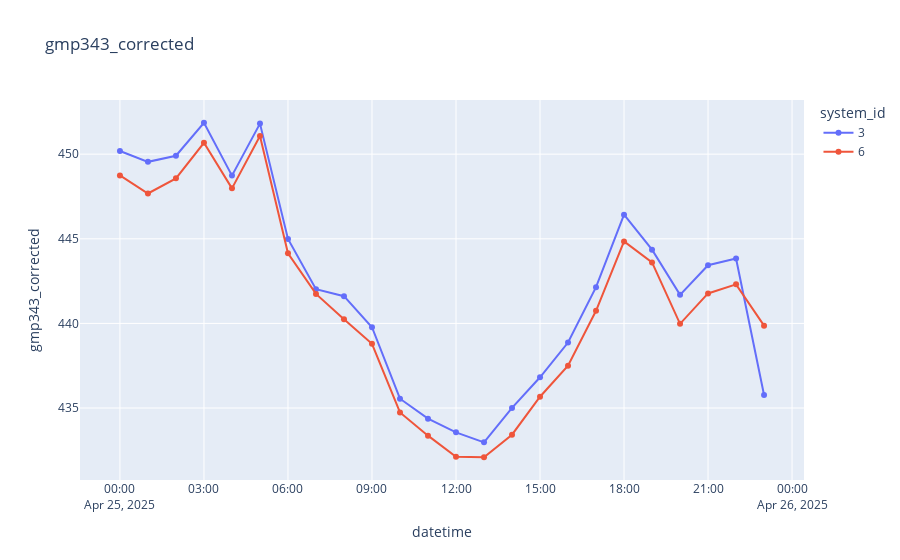

Here is the notebook cell this chart was saved with:
### Code cell
plot_sensor_measurement(df,ids,col_name="gmp343_corrected")

### Figure 1 — Plotly figure (JSON) as saved in the notebook; plotly's stock layout.template omitted (floating-point values rounded to 4 significant figures)
{"data": [{"hovertemplate": "system_id=3<br>datetime=%{x}<br>gmp343_corrected=%{y}<extra></extra>", "legendgroup": "3", "line": {"color": "#636efa", "dash": "solid"}, "marker": {"symbol": "circle"}, "mode": "lines+markers", "name": "3", "orientation": "v", "showlegend": true, "type": "scatter", "x": ["2025-04-25T00:00:00", "2025-04-25T01:00:00", "2025-04-25T02:00:00", "2025-04-25T03:00:00", "2025-04-25T04:00:00", "2025-04-25T05:00:00", "2025-04-25T06:00:00", "2025-04-25T07:00:00", "2025-04-25T08:00:00", "2025-04-25T09:00:00", "2025-04-25T10:00:00", "2025-04-25T11:00:00", "2025-04-25T12:00:00", "2025-04-25T13:00:00", "2025-04-25T14:00:00", "2025-04-25T15:00:00", "2025-04-25T16:00:00", "2025-04-25T17:00:00", "2025-04-25T18:00:00", "2025-04-25T19:00:00", "2025-04-25T20:00:00", "2025-04-25T21:00:00", "2025-04-25T22:00:00", "2025-04-25T23:00:00"], "xaxis": "x", "y": [450.2, 449.5, 449.9, 451.9, 448.7, 451.8, 445.0, 442.0, 441.6, 439.8, 435.6, 434.4, 433.6, 433.0, 435.0, 436.8, 438.9, 442.1, 446.4, 444.4, 441.7, 443.4, 443.8, 435.8], "yaxis": "y"}, {"hovertemplate": "system_id=6<br>datetime=%{x}<br>gmp343_corrected=%{y}<extra></extra>", "legendgroup": "6", "line": {"color": "#EF553B", "dash": "solid"}, "marker": {"symbol": "circle"}, "mode": "lines+markers", "name": "6", "orientation": "v", "showlegend": true, "type": "scatter", "x": ["2025-04-25T00:00:00", "2025-04-25T01:00:00", "2025-04-25T02:00:00", "2025-04-25T03:00:00", "2025-04-25T04:00:00", "2025-04-25T05:00:00", "2025-04-25T06:00:00", "2025-04-25T07:00:00", "2025-04-25T08:00:00", "2025-04-25T09:00:00", "2025-04-25T10:00:00", "2025-04-25T11:00:00", "2025-04-25T12:00:00", "2025-04-25T13:00:00", "2025-04-25T14:00:00", "2025-04-25T15:00:00", "2025-04-25T16:00:00", "2025-04-25T17:00:00", "2025-04-25T18:00:00", "2025-04-25T19:00:00", "2025-04-25T20:00:00", "2025-04-25T21:00:00", "2025-04-25T22:00:00", "2025-04-25T23:00:00"], "xaxis": "x", "y": [448.7, 447.7, 448.6, 450.7, 448.0, 451.1, 444.1, 441.7, 440.2, 438.8, 434.7, 433.4, 432.1, 432.1, 433.4, 435.7, 437.5, 440.7, 444.8, 443.6, 440.0, 441.8, 442.3, 439.9], "yaxis": "y"}], "layout": {"legend": {"title": {"text": "system_id"}, "tracegroupgap": 0}, "title": {"text": "gmp343_corrected"}, "xaxis": {"anchor": "y", "domain": [0, 1], "title": {"text": "datetime"}}, "yaxis": {"anchor": "x", "domain": [0, 1], "title": {"text": "gmp343_corrected"}}}}
